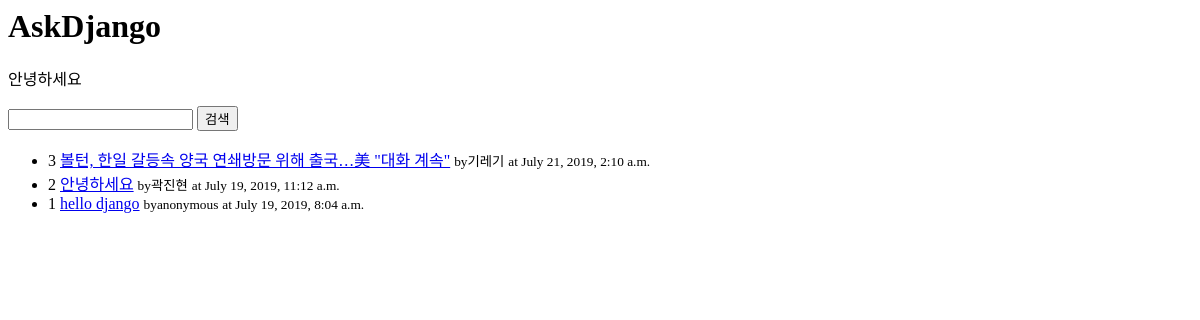
/blog/, run on an earlier commit of the app's database.
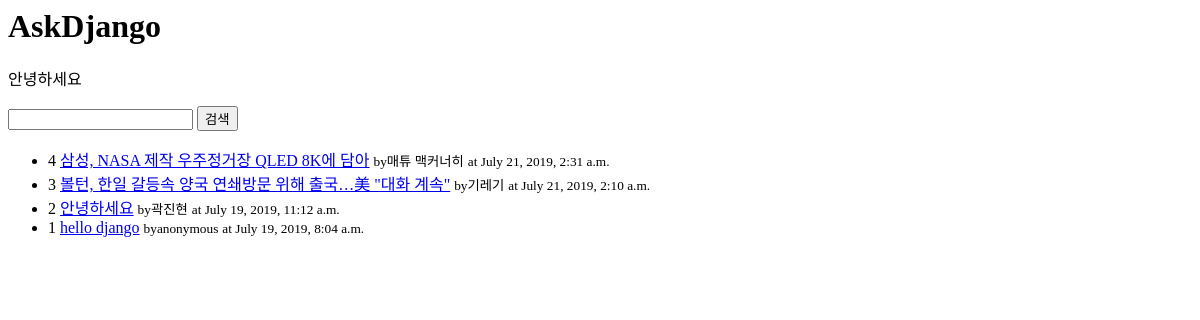
And on a later commit of the database.
### blog/models.py (models this page shows, shortened)
class Post(models.Model):
    STATUS_CHOICES = (
        ('d', 'Draft'),
        ('p', 'Published'),
        ('w', 'Withdrawn'),
    )
    author = models.CharField(max_length=20, verbose_name='작성자')
    title = models.CharField(max_length=100, verbose_name='제목',
        help_text='포스팅 제목을 입력해주세요. 최대 100자 내외.') #길이 제한 있는 문자열
    content = models.TextField(verbose_name='내용') #길이 제한 없는 문자열
    tags = models.CharField(max_length=100, blank=True)
    lnglat = models.CharField(max_length=50, blank=True, help_text='경도/위도 포맷으로 입력',
        validators=[lnglat_validator],
        )
    status = models.CharField(max_length=1, choices=STATUS_CHOICES)
    tag_set = models.ManyToManyField('Tag') #같은 app내에 있는 클래스를 지정할때 클래스가 뒤에서 지정되어도 ''으로 지정가능
    created_at = models.DateTimeField(auto_now_add=True)
    updated_at = models.DateTimeField(auto_now=True)
    class Meta:
        ordering = ['-id']

### blog/views.py (the view)
# urls.py: path('', views.post_list, name='post_list'),
def post_list(request):
    qs = Post.objects.all()
    q = request.GET.get('q', '') #q가 있으면 가져오고 없으면 빈 문자열
    if q:
        qs = qs.filter(title__icontains=q)
    return render(request, 'blog/post_list.html',{
        'post_list':qs
    })

### blog/templates/blog/post_list.html (shortened to what this page needs)
<head>
</head>
<body>
<h1>AskDjango</h1>
<p>
    안녕하세요
</p>
<form action="" method="get">
    <input type="text" name="q"  value="{{q}}" />
    <input type="submit" value="검색" />
</form>
<ul>
    {% for post in post_list %}
        <li>
            {{post.id}}
            <a href="/blog/{{ post.id }}/">{{post.title}}</a>
            <small>by{{post.author}}</small>
            <small>at {{post.updated_at}}</small>
        </li>
    {% endfor %}
</ul>
</body>

What changed in the data, as far as the page shows it:
added Post: id "4", title "삼성, NASA 제작 우주정거장 QLED 8K에 담아", author "매튜 맥커너히", updated_at "July 21, 2019, 2:31 a.m."
